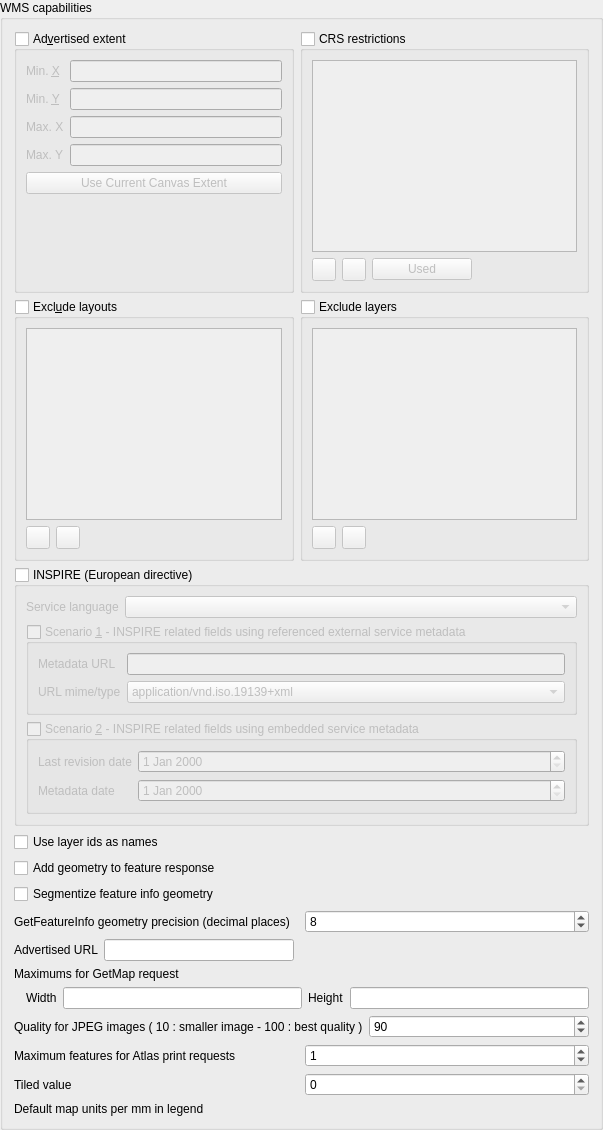
                <widget class="QgsCollapsibleGroupBox" name="grpWMSCapabilities">
                 <property name="title">
                  <string>WMS capabilities</string>
                 </property>
                 <property name="syncGroup" stdset="0">
                  <string notr="true">projowsserver</string>
                 </property>
                 <layout class="QGridLayout" name="gridLayout_13">
                  <item row="1" column="2">
                   <widget class="QgsCollapsibleGroupBox" name="mLayerRestrictionsGroupBox">
                    <property name="title">
                     <string>Exclude layers</string>
                    </property>
                    <property name="checkable">
                     <bool>true</bool>
                    </property>
                    <property name="checked">
                     <bool>false</bool>
                    </property>
                    <property name="collapsed" stdset="0">
                     <bool>false</bool>
                    </property>
                    <property name="saveCollapsedState" stdset="0">
                     <bool>true</bool>
                    </property>
                    <layout class="QGridLayout" name="gridLayout">
                     <item row="0" column="0" colspan="3">
                      <widget class="QListWidget" name="mLayerRestrictionsListWidget"/>
                     </item>
                     <item row="1" column="0">
                      <widget class="QToolButton" name="mAddLayerRestrictionButton">
                       <property name="toolTip">
                        <string>Add layer to exclude</string>
                       </property>
                       <property name="text">
                        <string/>
                       </property>
                       <property name="icon">
                        <iconset resource="../../images/images.qrc">
                         <normaloff>:/images/themes/default/symbologyAdd.svg</normaloff>:/images/themes/default/symbologyAdd.svg</iconset>
                       </property>
                      </widget>
                     </item>
                     <item row="1" column="1">
                      <widget class="QToolButton" name="mRemoveLayerRestrictionButton">
                       <property name="toolTip">
                        <string>Remove selected layer</string>
                       </property>
                       <property name="text">
                        <string/>
                       </property>
                       <property name="icon">
                        <iconset resource="../../images/images.qrc">
                         <normaloff>:/images/themes/default/symbologyRemove.svg</normaloff>:/images/themes/default/symbologyRemove.svg</iconset>
                       </property>
                      </widget>
                     </item>
                     <item row="1" column="2">
                      <spacer name="horizontalSpacer_3">
                       <property name="orientation">
                        <enum>Qt::Horizontal</enum>
                       </property>
                       <property name="sizeHint" stdset="0">
                        <size>
                         <width>0</width>
                         <height>20</height>
                        </size>
                       </property>
                      </spacer>
                     </item>
                    </layout>
                   </widget>
                  </item>
                  <item row="8" column="0" colspan="3">
                   <layout class="QGridLayout" name="gridLayout_3">
                    <item row="1" column="1">
                     <widget class="QLabel" name="mMaxWidthLabel">
                      <property name="text">
                       <string>Width</string>
                      </property>
                     </widget>
                    </item>
                    <item row="1" column="0">
                     <spacer name="horizontalSpacer_6">
                      <property name="orientation">
                       <enum>Qt::Horizontal</enum>
                      </property>
                      <property name="sizeType">
                       <enum>QSizePolicy::Fixed</enum>
                      </property>
                      <property name="sizeHint" stdset="0">
                       <size>
                        <width>6</width>
                        <height>20</height>
                       </size>
                      </property>
                     </spacer>
                    </item>
                    <item row="1" column="4">
                     <widget class="QLineEdit" name="mMaxHeightLineEdit"/>
                    </item>
                    <item row="1" column="2">
                     <widget class="QLineEdit" name="mMaxWidthLineEdit"/>
                    </item>
                    <item row="1" column="3">
                     <widget class="QLabel" name="mMaxHeightLabel">
                      <property name="text">
                       <string>Height</string>
                      </property>
                     </widget>
                    </item>
                    <item row="0" column="0" colspan="5">
                     <widget class="QLabel" name="label_21">
                      <property name="text">
                       <string>Maximums for GetMap request</string>
                      </property>
                     </widget>
                    </item>
                   </layout>
                  </item>
                  <item row="0" column="2">
                   <widget class="QgsCollapsibleGroupBox" name="grpWMSList">
                    <property name="title">
                     <string>CRS restrictions</string>
                    </property>
                    <property name="checkable">
                     <bool>true</bool>
                    </property>
                    <property name="checked">
                     <bool>false</bool>
                    </property>
                    <property name="collapsed" stdset="0">
                     <bool>false</bool>
                    </property>
                    <property name="saveCollapsedState" stdset="0">
                     <bool>true</bool>
                    </property>
                    <layout class="QGridLayout" name="gridLayout_5">
                     <item row="1" column="0">
                      <widget class="QToolButton" name="pbnWMSAddSRS">
                       <property name="toolTip">
                        <string>Add new CRS</string>
                       </property>
                       <property name="icon">
                        <iconset resource="../../images/images.qrc">
                         <normaloff>:/images/themes/default/symbologyAdd.svg</normaloff>:/images/themes/default/symbologyAdd.svg</iconset>
                       </property>
                      </widget>
                     </item>
                     <item row="0" column="0" colspan="4">
                      <widget class="QListWidget" name="mWMSList"/>
                     </item>
                     <item row="1" column="2">
                      <widget class="QPushButton" name="pbnWMSSetUsedSRS">
                       <property name="toolTip">
                        <string>Fetch all CRS's from layers</string>
                       </property>
                       <property name="text">
                        <string>Used</string>
                       </property>
                      </widget>
                     </item>
                     <item row="1" column="1">
                      <widget class="QToolButton" name="pbnWMSRemoveSRS">
                       <property name="toolTip">
                        <string>Remove selected CRS</string>
                       </property>
                       <property name="icon">
                        <iconset resource="../../images/images.qrc">
                         <normaloff>:/images/themes/default/symbologyRemove.svg</normaloff>:/images/themes/default/symbologyRemove.svg</iconset>
                       </property>
                      </widget>
                     </item>
                    </layout>
                   </widget>
                  </item>
                  <item row="10" column="0" colspan="3">
                   <layout class="QHBoxLayout" name="horizontalLayout_17">
                    <item>
                     <widget class="QLabel" name="mWMSMaxAtlasFeaturesLabel">
                      <property name="text">
                       <string>Maximum features for Atlas print requests</string>
                      </property>
                     </widget>
                    </item>
                    <item>
                     <widget class="QSpinBox" name="mWMSMaxAtlasFeaturesSpinBox">
                      <property name="maximum">
                       <number>9999999</number>
                      </property>
                      <property name="value">
                       <number>1</number>
                      </property>
                     </widget>
                    </item>
                   </layout>
                  </item>
                  <item row="3" column="0">
                   <widget class="QCheckBox" name="mWmsUseLayerIDs">
                    <property name="text">
                     <string>Use layer ids as names</string>
                    </property>
                   </widget>
                  </item>
                  <item row="6" column="0" colspan="3">
                   <layout class="QHBoxLayout" name="grpWMSPrecision">
                    <item>
                     <widget class="QLabel" name="label_5">
                      <property name="text">
                       <string>GetFeatureInfo geometry precision (decimal places)</string>
                      </property>
                     </widget>
                    </item>
                    <item>
                     <widget class="QSpinBox" name="mWMSPrecisionSpinBox">
                      <property name="minimum">
                       <number>1</number>
                      </property>
                      <property name="maximum">
                       <number>17</number>
                      </property>
                      <property name="value">
                       <number>8</number>
                      </property>
                     </widget>
                    </item>
                   </layout>
                  </item>
                  <item row="12" column="0" colspan="3">
                   <layout class="QHBoxLayout" name="mWMSDefaultMapUnitsPerMmLayout">
                    <item>
                     <widget class="QLabel" name="mWMSDefaultMapUnitsPerMmLabel">
                      <property name="text">
                       <string>Default map units per mm in legend</string>
                      </property>
                     </widget>
                    </item>
                   </layout>
                  </item>
                  <item row="0" column="0" colspan="2">
                   <widget class="QgsCollapsibleGroupBox" name="grpWMSExt">
                    <property name="title">
                     <string>Ad&amp;vertised extent</string>
                    </property>
                    <property name="checkable">
                     <bool>true</bool>
                    </property>
                    <property name="checked">
                     <bool>false</bool>
                    </property>
                    <property name="collapsed" stdset="0">
                     <bool>false</bool>
                    </property>
                    <property name="saveCollapsedState" stdset="0">
                     <bool>true</bool>
                    </property>
                    <layout class="QGridLayout" name="gridLayout_4">
                     <item row="0" column="0">
                      <widget class="QLabel" name="label_16">
                       <property name="text">
                        <string>Min. &amp;X</string>
                       </property>
                       <property name="buddy">
                        <cstring>mWMSExtMinX</cstring>
                       </property>
                      </widget>
                     </item>
                     <item row="0" column="1">
                      <widget class="QLineEdit" name="mWMSExtMinX">
                       <property name="text">
                        <string/>
                       </property>
                      </widget>
                     </item>
                     <item row="1" column="0">
                      <widget class="QLabel" name="label_17">
                       <property name="text">
                        <string>Min. &amp;Y</string>
                       </property>
                       <property name="buddy">
                        <cstring>mWMSExtMinY</cstring>
                       </property>
                      </widget>
                     </item>
                     <item row="1" column="1">
                      <widget class="QLineEdit" name="mWMSExtMinY">
                       <property name="text">
                        <string/>
                       </property>
                      </widget>
                     </item>
                     <item row="2" column="0">
                      <widget class="QLabel" name="label_18">
                       <property name="text">
                        <string>Max. X</string>
                       </property>
                       <property name="buddy">
                        <cstring>mWMSExtMaxX</cstring>
                       </property>
                      </widget>
                     </item>
                     <item row="2" column="1">
                      <widget class="QLineEdit" name="mWMSExtMaxX">
                       <property name="text">
                        <string/>
                       </property>
                      </widget>
                     </item>
                     <item row="3" column="0">
                      <widget class="QLabel" name="label_19">
                       <property name="text">
                        <string>Max. Y</string>
                       </property>
                       <property name="buddy">
                        <cstring>mWMSExtMaxY</cstring>
                       </property>
                      </widget>
                     </item>
                     <item row="3" column="1">
                      <widget class="QLineEdit" name="mWMSExtMaxY">
                       <property name="text">
                        <string/>
                       </property>
                      </widget>
                     </item>
                     <item row="4" column="0" colspan="2">
                      <widget class="QPushButton" name="pbnWMSExtCanvas">
                       <property name="text">
                        <string>Use Current Canvas Extent</string>
                       </property>
                      </widget>
                     </item>
                     <item row="5" column="0" colspan="2">
                      <spacer name="verticalSpacer_3">
                       <property name="orientation">
                        <enum>Qt::Vertical</enum>
                       </property>
                       <property name="sizeHint" stdset="0">
                        <size>
                         <width>20</width>
                         <height>40</height>
                        </size>
                       </property>
                      </spacer>
                     </item>
                    </layout>
                   </widget>
                  </item>
                  <item row="4" column="0" colspan="2">
                   <widget class="QCheckBox" name="mAddWktGeometryCheckBox">
                    <property name="text">
                     <string>Add geometry to feature response</string>
                    </property>
                   </widget>
                  </item>
                  <item row="2" column="0" colspan="3">
                   <widget class="QgsCollapsibleGroupBox" name="mWMSInspire">
                    <property name="title">
                     <string>INSPIRE (European directive)</string>
                    </property>
                    <property name="checkable">
                     <bool>true</bool>
                    </property>
                    <property name="checked">
                     <bool>false</bool>
                    </property>
                    <layout class="QGridLayout" name="gridLayout_14">
                     <item row="0" column="1">
                      <widget class="QComboBox" name="mWMSInspireLanguage">
                       <property name="sizePolicy">
                        <sizepolicy hsizetype="Expanding" vsizetype="Fixed">
                         <horstretch>0</horstretch>
                         <verstretch>0</verstretch>
                        </sizepolicy>
                       </property>
                      </widget>
                     </item>
                     <item row="0" column="0">
                      <widget class="QLabel" name="label_7">
                       <property name="text">
                        <string>Service language</string>
                       </property>
                      </widget>
                     </item>
                     <item row="4" column="0" colspan="2">
                      <widget class="QGroupBox" name="mWMSInspireScenario2">
                       <property name="title">
                        <string>Scenario &amp;2 - INSPIRE related fields using embedded service metadata</string>
                       </property>
                       <property name="checkable">
                        <bool>true</bool>
                       </property>
                       <property name="checked">
                        <bool>false</bool>
                       </property>
                       <layout class="QGridLayout" name="gridLayout_17">
                        <item row="0" column="1">
                         <widget class="QDateEdit" name="mWMSInspireTemporalReference">
                          <property name="sizePolicy">
                           <sizepolicy hsizetype="Expanding" vsizetype="Fixed">
                            <horstretch>0</horstretch>
                            <verstretch>0</verstretch>
                           </sizepolicy>
                          </property>
                         </widget>
                        </item>
                        <item row="1" column="0">
                         <widget class="QLabel" name="label_23">
                          <property name="text">
                           <string>Metadata date</string>
                          </property>
                         </widget>
                        </item>
                        <item row="1" column="1">
                         <widget class="QDateEdit" name="mWMSInspireMetadataDate">
                          <property name="sizePolicy">
                           <sizepolicy hsizetype="Expanding" vsizetype="Fixed">
                            <horstretch>0</horstretch>
                            <verstretch>0</verstretch>
                           </sizepolicy>
                          </property>
                         </widget>
                        </item>
                        <item row="0" column="0">
                         <widget class="QLabel" name="label_22">
                          <property name="text">
                           <string>Last revision date</string>
                          </property>
                         </widget>
                        </item>
                       </layout>
                      </widget>
                     </item>
                     <item row="3" column="0" colspan="2">
                      <widget class="QGroupBox" name="mWMSInspireScenario1">
                       <property name="title">
                        <string>Scenario &amp;1 - INSPIRE related fields using referenced external service metadata</string>
                       </property>
                       <property name="checkable">
                        <bool>true</bool>
                       </property>
                       <property name="checked">
                        <bool>false</bool>
                       </property>
                       <layout class="QGridLayout" name="gridLayout_15">
                        <item row="0" column="1">
                         <widget class="QLineEdit" name="mWMSInspireMetadataUrl"/>
                        </item>
                        <item row="0" column="0">
                         <widget class="QLabel" name="label_8">
                          <property name="text">
                           <string>Metadata URL</string>
                          </property>
                         </widget>
                        </item>
                        <item row="1" column="1">
                         <widget class="QComboBox" name="mWMSInspireMetadataUrlType">
                          <item>
                           <property name="text">
                            <string>application/vnd.iso.19139+xml</string>
                           </property>
                          </item>
                          <item>
                           <property name="text">
                            <string>application/vnd.ogc.csw.GetRecordByIdResponse_xml</string>
                           </property>
                          </item>
                          <item>
                           <property name="text">
                            <string>application/vnd.ogc.csw_xml</string>
                           </property>
                          </item>
                         </widget>
                        </item>
                        <item row="1" column="0">
                         <widget class="QLabel" name="label_24">
                          <property name="text">
                           <string>URL mime/type</string>
                          </property>
                         </widget>
                        </item>
                       </layout>
                      </widget>
                     </item>
                    </layout>
                   </widget>
                  </item>
                  <item row="5" column="0" colspan="2">
                   <widget class="QCheckBox" name="mSegmentizeFeatureInfoGeometryCheckBox">
                    <property name="text">
                     <string>Segmentize feature info geometry</string>
                    </property>
                   </widget>
                  </item>
                  <item row="1" column="0" colspan="2">
                   <widget class="QgsCollapsibleGroupBox" name="mWMSPrintLayoutGroupBox">
                    <property name="title">
                     <string>Excl&amp;ude layouts</string>
                    </property>
                    <property name="checkable">
                     <bool>true</bool>
                    </property>
                    <property name="checked">
                     <bool>false</bool>
                    </property>
                    <property name="collapsed" stdset="0">
                     <bool>false</bool>
                    </property>
                    <property name="saveCollapsedState" stdset="0">
                     <bool>true</bool>
                    </property>
                    <layout class="QGridLayout" name="gridLayout_10">
                     <item row="0" column="0" colspan="3">
                      <widget class="QListWidget" name="mPrintLayoutListWidget"/>
                     </item>
                     <item row="1" column="0">
                      <widget class="QToolButton" name="mAddWMSPrintLayoutButton">
                       <property name="toolTip">
                        <string>Add layout to exclude</string>
                       </property>
                       <property name="text">
                        <string/>
                       </property>
                       <property name="icon">
                        <iconset resource="../../images/images.qrc">
                         <normaloff>:/images/themes/default/symbologyAdd.svg</normaloff>:/images/themes/default/symbologyAdd.svg</iconset>
                       </property>
                      </widget>
                     </item>
                     <item row="1" column="1">
                      <widget class="QToolButton" name="mRemoveWMSPrintLayoutButton">
                       <property name="toolTip">
                        <string>Remove selected layout</string>
                       </property>
                       <property name="text">
                        <string/>
                       </property>
                       <property name="icon">
                        <iconset resource="../../images/images.qrc">
                         <normaloff>:/images/themes/default/symbologyRemove.svg</normaloff>:/images/themes/default/symbologyRemove.svg</iconset>
                       </property>
                      </widget>
                     </item>
                     <item row="1" column="2">
                      <spacer name="horizontalSpacer_2">
                       <property name="orientation">
                        <enum>Qt::Horizontal</enum>
                       </property>
                       <property name="sizeHint" stdset="0">
                        <size>
                         <width>0</width>
                         <height>20</height>
                        </size>
                       </property>
                      </spacer>
                     </item>
                    </layout>
                   </widget>
                  </item>
                  <item row="7" column="0" colspan="2">
                   <layout class="QHBoxLayout" name="horizontalLayout_2">
                    <item>
                     <widget class="QLabel" name="mWMSUrlLabel">
                      <property name="text">
                       <string>Advertised URL</string>
                      </property>
                     </widget>
                    </item>
                    <item>
                     <widget class="QLineEdit" name="mWMSUrlLineEdit"/>
                    </item>
                   </layout>
                  </item>
                  <item row="9" column="0" colspan="3">
                   <layout class="QHBoxLayout" name="horizontalLayout_10">
                    <item>
                     <widget class="QLabel" name="mWMSImageQualityLabel">
                      <property name="text">
                       <string>Quality for JPEG images ( 10 : smaller image - 100 : best quality )</string>
                      </property>
                     </widget>
                    </item>
                    <item>
                     <widget class="QSpinBox" name="mWMSImageQualitySpinBox">
                      <property name="minimum">
                       <number>10</number>
                      </property>
                      <property name="maximum">
                       <number>100</number>
                      </property>
                      <property name="singleStep">
                       <number>5</number>
                      </property>
                      <property name="value">
                       <number>90</number>
                      </property>
                     </widget>
                    </item>
                   </layout>
                  </item>
                  <item row="11" column="0" colspan="3">
                   <layout class="QHBoxLayout" name="horizontalLayout_18">
                    <item>
                     <widget class="QLabel" name="label_33">
                      <property name="text">
                       <string>Tiled value</string>
                      </property>
                     </widget>
                    </item>
                    <item>
                     <widget class="QSpinBox" name="mWMSTiledValueSpinBox"/>
                    </item>
                   </layout>
                  </item>
                 </layout>
                </widget>
